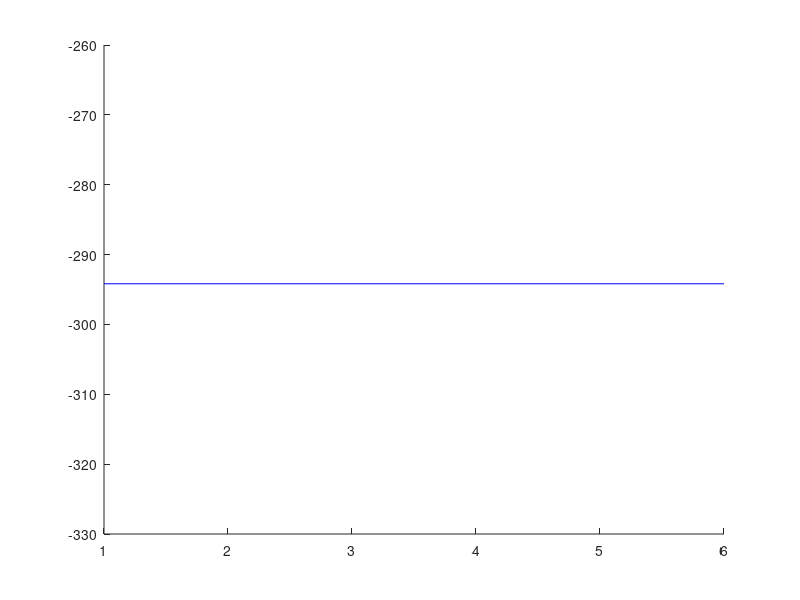

This figure's MATLAB source: (Note: this script raises an error after producing the figure.)
figure();
hold on
m_values=[1,2,3,4,5,6];
%nll = -2029.864; % mauna full GP
%nll = 83.864; % solar full GP
%nll = 248.82; % concrete full GP
%ne = -89.3388; % solar full GP
%ne = 2002.6; % mauna full GP
ne = -294.1799; % concrete full GP
plot(m_values,ne*ones(size(m_values)),'b');
scatter(reshape(repmat(m_values,10,1),60,1),reshape(lb_table,60,1),'gx');
plot(m_values,max(lb_table),'g');
scatter(reshape(repmat(m_values,10,1),60,1),reshape(approx_ub_table,60,1),'rx');
plot(m_values,max(approx_ub_table),'r');
%plot(m_values,max(ub_fic_table));
%plot(m_values,max(ub_pic_table));
set(gca,'XTick',[1 2 3 4 5 6]);
set(gca,'XTickLabel',[10 20 40 80 160 320]);
legend('fullGP','VAR LB','highest LB','UB', 'highest UB')
ylabel('negative energy')
xlabel('m')
hold off
saveas(gcf,'plots/approx_ub_concrete.fig')

temp = kernel_dict('SE');
gpcf=temp{2}{6};
lik=temp{3}{6};
gp=gp_set('lik',lik,'cf',gpcf);
energy = gp_e([],gp,x,y);







